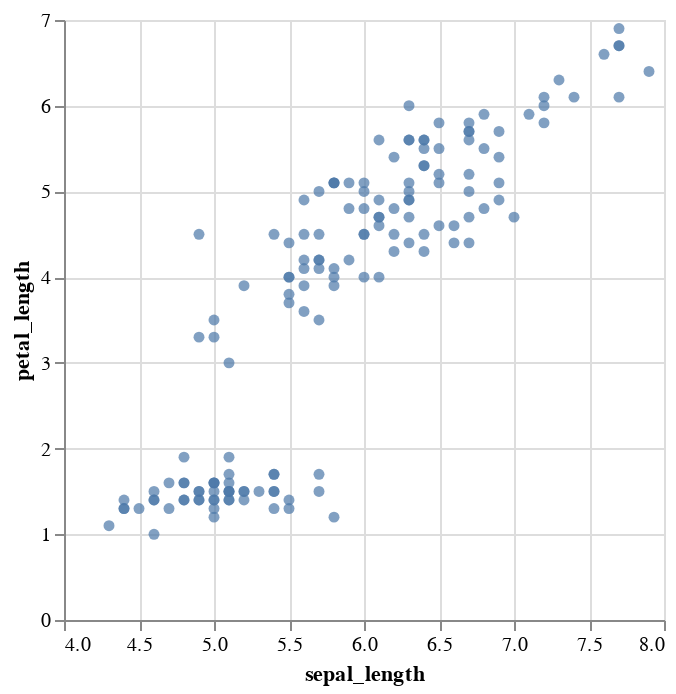

Notebook code for this chart:
### Code cell
DeepnoteChart(iris, """{"layer":[{"mark":{"clip":true,"type":"circle","color":"#4c78a8","tooltip":true},"encoding":{"x":{"sort":null,"type":"quantitative","field":"sepal_length","scale":{"type":"linear","domainMax":8,"domainMin":4}},"y":{"sort":null,"type":"quantitative","field":"petal_length","scale":{"type":"linear"}}}}],"title":"","config":{"legend":{}},"$schema":"https://vega.github.io/schema/vega-lite/v5.json","encoding":{}}""")

### Figure 1 — Vega-Lite specification as saved in the notebook (floating-point values rounded to 4 significant figures; data arrays with more than 128 entries replaced by an {"elided": "..."} marker saying what was removed)
{"$schema": "https://vega.github.io/schema/vega-lite/v5.json", "encoding": {}, "layer": [{"mark": {"type": "circle", "tooltip": true, "color": "#4c78a8", "clip": true}, "encoding": {"x": {"field": "sepal_length", "type": "quantitative", "sort": null, "scale": {"type": "linear", "domainMin": 4, "domainMax": 8}}, "y": {"field": "petal_length", "type": "quantitative", "sort": null, "scale": {"type": "linear"}}}}], "title": "", "config": {"legend": {}}, "data": {"values": {"elided": "150 records"}}}
